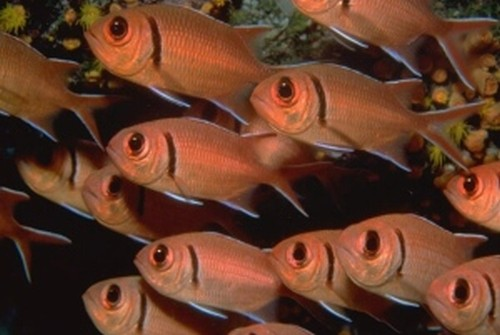
%> input picture assignments/assignment2/data/fishes.jpg, 500 x 335 px
$ octave main.m   (GNU Octave 9; MATLAB toolbox functions it lacks are replaced by stand-ins)
%> lines starting %> are read from the running program, lines starting %| are printed output that depends on the picture
### assignments/assignment2/src/show_all_circles.m
function show_all_circles(I, cx, cy, rad, threshold, scale, k)
%% I: image on top of which you want to display the circles
%% cx, cy: column vectors with x and y coordinates of circle centers
%% rad: column vector with radii of circles.
%% The sizes of cx, cy, and rad must all be the same
%% color: optional parameter specifying the color of the circles
%%        to be displayed (red by default)
%% ln_wid: line width of circles (optional, 1.5 by default
color = 'r';
ln_wid = 1;
if nargin < 5
    color = 'r';
end

if nargin < 6
   ln_wid = 1.5;
end

imshow(I); hold on;

theta = 0:0.1:(2*pi+0.1);
cx1 = cx(:,ones(size(theta)));
cy1 = cy(:,ones(size(theta)));
rad1 = rad(:,ones(size(theta)));
theta = theta(ones(size(cx1,1),1),:);
X = cx1+cos(theta).*rad1;
Y = cy1+sin(theta).*rad1;
line(X', Y', 'Color', color, 'LineWidth', ln_wid);

title(sprintf('circles: %d, threshold: %.3f, scale: %.3f, factor k: %.3f', size(cx,1), threshold, scale, k));

### assignments/assignment2/src/main.m
clear all
%parameters for the systems.
n=10;
scale=2;
k=1.25;
threshold=0.5;

%load and preprosses the image.
img=imread('../data/fishes.jpg');
%> img is the input picture: size 335x500x3 uint8; mean R, G, B 100.6, 60, 40.9
s=size(img);
%> s = [335 500 3]
filter=cell(n,1);
img=rgb2gray(img);
%> img: size 335x500 uint8
img=im2double(img);
%> img: size 335x500 double


%scale-Space source - "https://en.wikipedia.org/wiki/Scale_space"
scale_space=zeros(s(1),s(2),s(3));
scale_spaceNew=zeros(s(1),s(2),s(3));

%Choose between two approches
ip=input('Enter choice: 0:-Slower 1:-Faster:');
%> the answer given: 1
switch ip

   case 0 %slower working : change the filter size.
tic
for i=(1:n)
    filter{i}=fspecial('log',2*ceil(2*scale)+1,scale); %keep the size odd
    %scale normalization sorce- "http://www.cs.unc.edu/~lazebnik/spring11/lec08_blob.pdf"
    filterresponse=((scale^2).*imfilter(img,filter{i},'replicate')).^2;
    scale_space(:,:,i)=filterresponse;
    scale=scale*k;

end
toc


    case 1 %faster working: do not change the filter size, downsize the image.
img_current=img;
tic
for i=(1:n)
    filter{i}=fspecial('log',2*ceil(2*scale)+1,scale); %keep the size odd
    %scale normalization source- "http://www.cs.unc.edu/~lazebnik/spring11/lec08_blob.pdf"
    filterresponse=(imfilter(img_current,filter{i},'replicate')).^2;
    scale_space(:,:,i)=imresize(filterresponse,size(img));
    %downsize the image
    if(i<n)
        img_current=imresize(img,1/(k^i));
    end
end
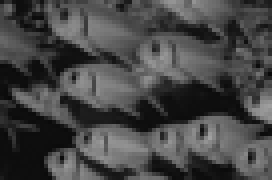
%> img_current: size 45x68 double (shown 4 times larger); min 0.0385, max 0.631, mean 0.275
%> after the loop, filter = 10 items
toc
end

%Performimg Non-maximum Suppression.
for i = (1:n)
    %nms- https://www.mathworks.com/help/images/ref/ordfilt2.html
    scale_space_temp(:,:,i)=ordfilt2(scale_space(:,:,i),9,ones(3,3)); % find maximum across all the levels
end

[Maximum,I]=max(scale_space_temp,[],3);
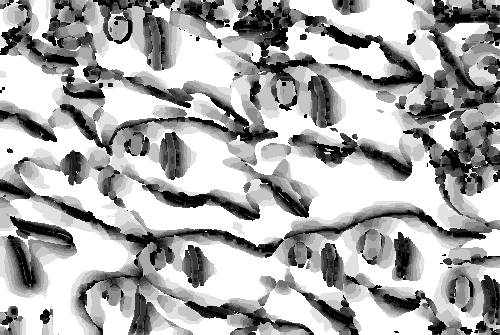
%> I: size 335x500 double; min 1, max 10, mean 7.05; drawn with min black and max white
for i=(1:n)
    scale_space(:,:,i) = (Maximum==scale_space(:,:,i)); % obtain the boolean values where the maximum exit at that particular level.
    scale_space(:,:,i) = scale_space(:,:,i).*img; % write intensity at the level were the max. was obtained.
end

[N,Index]=max(scale_space,[],3); % to find the index values and the CX and CY values.
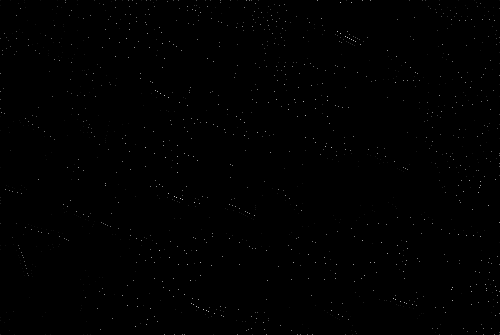
%> N: size 335x500 double; min 0, max 0.831, mean 0.00252
si=size(N);
%> si = [335 500]
id=1;
for p=(1:si(1))
    for q=(1:si(2))

       if(N(p,q)>threshold)
           x(id)=p;
           y(id)=q;
           rad(id)=3*Index(p,q); %to plot blobs proportional to the the sigma of the layer that the maximum was encountered at.
           id=id+1;
       end

    end
end
%> after the loop, id = 227; rad = 226 values, max 30 at index 1, min 3 at index 3, mean 8.62; x = 226 values from 1 to 327; y = 226 values, max 500 at index 129, min 39 at index 102, mean 278

%modifying the passed parameters to match the required dimension of the provided show_all_circles function.
show_all_circles(img,y',x',rad');
%> in show_all_circles, `cx1 = cx(:,ones(size(theta)));`:
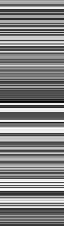
%> cx1: size 226x64 double; min 39, max 500, mean 278; drawn with min black and max white
%> in show_all_circles, `rad1 = rad(:,ones(size(theta)));`:
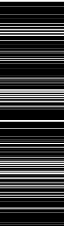
%> rad1: size 226x64 double; min 3, max 30, mean 8.6; drawn with min black and max white
%> in show_all_circles, `Y = cy1+sin(theta).*rad1;`:
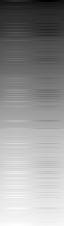
%> Y: size 226x64 double; min -29, max 334, mean 185; drawn with min black and max white
%> in show_all_circles, `line(X', Y', 'Color', color, 'LineWidth', ln_wid);`:
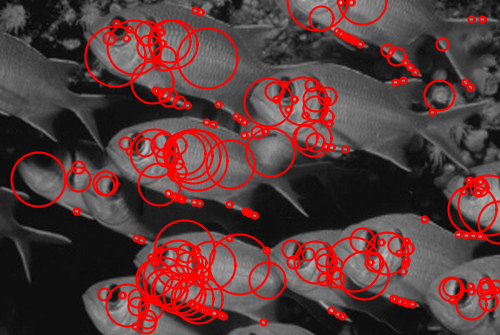
%> figure redrawn from the program's plot data
%> the run ends on the next line

$ run again, with assignments/assignment2/data/butterfly.jpg copied over assignments/assignment2/data/fishes.jpg
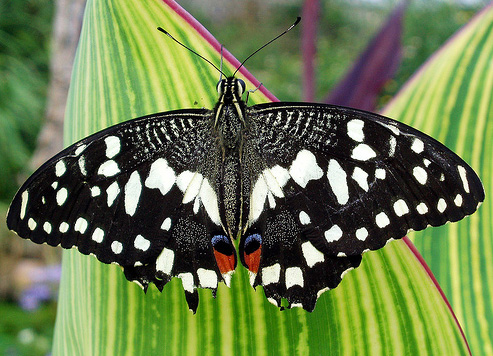
%> input picture assignments/assignment2/data/butterfly.jpg, 493 x 356 px
%> img is the input picture: size 356x493x3 uint8; mean R, G, B 106.9, 123.5, 76.9
%> after the loop `for i=(1:n)`: filter = 10 items
%> `[N,Index]=max(scale_space,[],3);`:
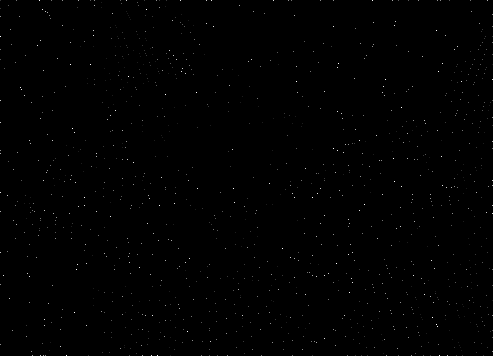
%> Index: size 356x493 double; min 1, max 10, mean 1.03; drawn with min black and max white
%> after the loop `for p=(1:si(1))`: id = 988; rad = 987 values, max 30 at index 15, min 3 at index 5, mean 9.2; x = 987 values from 1 to 356; y = 987 values, max 493 at index 54, min 5 at index 627, mean 253
%> in show_all_circles, `line(X', Y', 'Color', color, 'LineWidth', ln_wid);`:
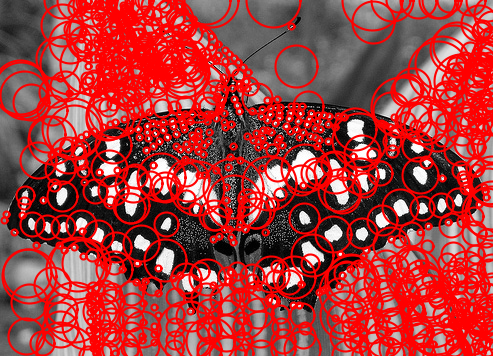
%> figure redrawn from the program's plot data
